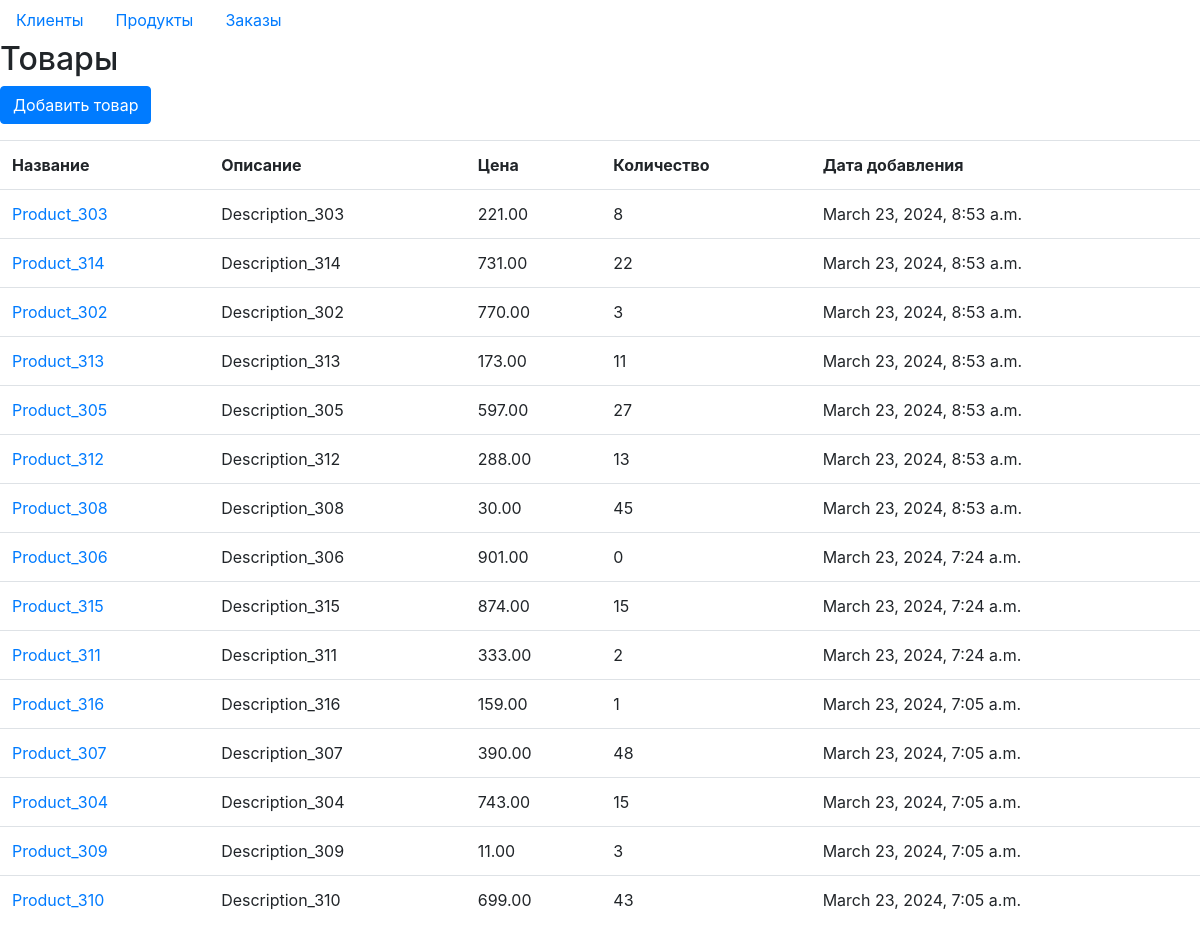
The app's page /homework_03/products/ with its own data.
### homework_02/models.py (models this page shows, shortened)
class Product(models.Model):
    name = models.CharField(max_length=100, unique=True, verbose_name='название')
    description = models.TextField(verbose_name='описание', blank=True, null=True)
    price = models.DecimalField(max_digits=10, decimal_places=2, verbose_name='цена')
    count = models.IntegerField(verbose_name='количество', default=0, blank=True, null=True)
    date_added = models.DateTimeField(auto_now=True, verbose_name='дата добавления')
    photo = models.FileField(upload_to='photos', blank=True, null=True, verbose_name='фото')
    class Meta:
        ordering = ['-date_added']
        verbose_name = 'товар'
        verbose_name_plural = 'товары'

### homework_03/views.py (the view)
# urls.py: path('products/', get_products, name='get_products'),
def get_products(request):
    products = Product.objects.order_by('-date_added').all()
    context = {
        'title': 'Товары',
        'columns': ['Название', 'Описание', 'Цена', 'Количество', 'Дата добавления'],
        'products': products,
    }
    return render(request, 'homework_03/products.html', context)

### homework_03/templates/homework_03/products.html (shortened to what this page needs)
{% extends 'homework_03/orders_base.html' %}
{% block content %}
<h2> {{ title }} </h2>
<p><a class="btn btn-primary" role="button" href="{% url 'product_create'%}">Добавить товар</a></p>
<table class="table">
    <tr>
        {% for column in columns %}
        <th>{{ column }}</th>
        {% endfor %}
    </tr>
    {% for product in products %}
    <tr>
        <td><a href="{% url 'product_full' product.id %}">{{ product.name }}</a></td>
        <td>{{ product.description }}</td>
        <td>{{ product.price }}</td>
        <td>{{ product.count }}</td>
        <td>{{ product.date_added }}</td>
    </tr>
    {% endfor %}
</table>
{% endblock %}

### records on screen
Product: name "Product_303", description "Description_303", price "221.00", count "8", date_added "March 23, 2024, 8:53 a.m."
Product: name "Product_314", description "Description_314", price "731.00", count "22", date_added "March 23, 2024, 8:53 a.m."
Product: name "Product_302", description "Description_302", price "770.00", count "3", date_added "March 23, 2024, 8:53 a.m."
Product: name "Product_313", description "Description_313", price "173.00", count "11", date_added "March 23, 2024, 8:53 a.m."
Product: name "Product_305", description "Description_305", price "597.00", count "27", date_added "March 23, 2024, 8:53 a.m."
Product: name "Product_312", description "Description_312", price "288.00", count "13", date_added "March 23, 2024, 8:53 a.m."
Product: name "Product_308", description "Description_308", price "30.00", count "45", date_added "March 23, 2024, 8:53 a.m."
Product: name "Product_306", description "Description_306", price "901.00", count "0", date_added "March 23, 2024, 7:24 a.m."
Product: name "Product_315", description "Description_315", price "874.00", count "15", date_added "March 23, 2024, 7:24 a.m."
Product: name "Product_311", description "Description_311", price "333.00", count "2", date_added "March 23, 2024, 7:24 a.m."
Product: name "Product_316", description "Description_316", price "159.00", count "1", date_added "March 23, 2024, 7:05 a.m."
Product: name "Product_307", description "Description_307", price "390.00", count "48", date_added "March 23, 2024, 7:05 a.m."
Product: name "Product_304", description "Description_304", price "743.00", count "15", date_added "March 23, 2024, 7:05 a.m."
Product: name "Product_309", description "Description_309", price "11.00", count "3", date_added "March 23, 2024, 7:05 a.m."
Product: name "Product_310", description "Description_310", price "699.00", count "43", date_added "March 23, 2024, 7:05 a.m."

### other values on screen
{{ title }} "Товары"
{{ column }} "Название" "Описание" "Цена" "Количество" "Дата добавления"
